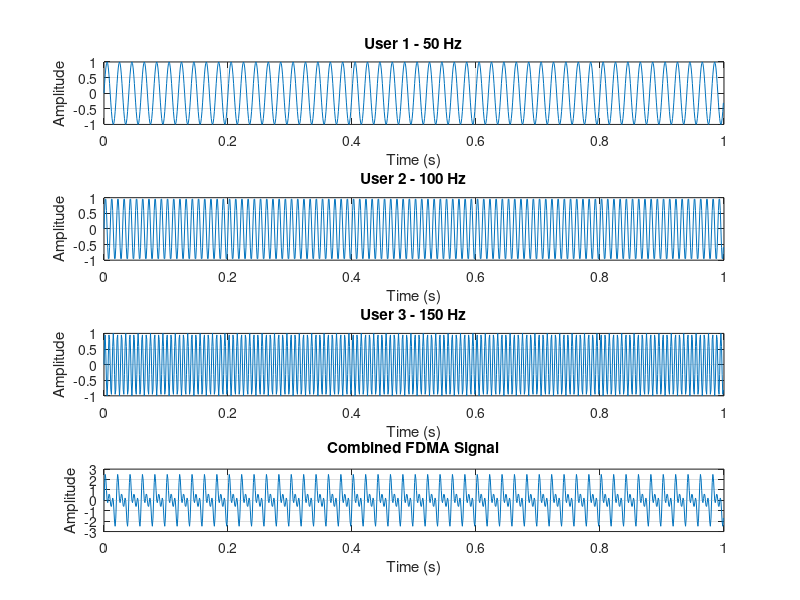

Here is the MATLAB script that generated this plot:

clc;
clear all;
close all;

% FDMA Simulation
% Three users are assigned different frequencies

fs = 1000;                  
t = 0:1/fs:1-1/fs;

% Frequencies assigned to different users
f1 = 50;
f2 = 100;
f3 = 150;

% Generate signals for each user
user1 = sin(2*pi*f1*t);
user2 = sin(2*pi*f2*t);
user3 = sin(2*pi*f3*t);

% Combine all signals (FDMA signal)
fdma_signal = user1 + user2 + user3;

% Plot User 1 signal
figure;

subplot(4,1,1);
plot(t, user1);
grid on;
xlabel('Time (s)');
ylabel('Amplitude');
title('User 1 - 50 Hz');

% Plot User 2 signal
subplot(4,1,2);
plot(t, user2);
grid on;
xlabel('Time (s)');
ylabel('Amplitude');
title('User 2 - 100 Hz');

% Plot User 3 signal
subplot(4,1,3);
plot(t, user3);
grid on;
xlabel('Time (s)');
ylabel('Amplitude');
title('User 3 - 150 Hz');

% Plot combined FDMA signal
subplot(4,1,4);
plot(t, fdma_signal);
grid on;
xlabel('Time (s)');
ylabel('Amplitude');
title('Combined FDMA Signal');

% Frequency spectrum
